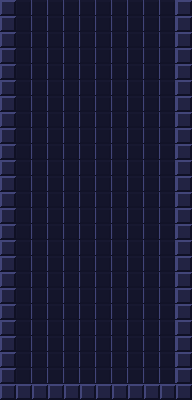

A level layout from a 2D game, rendered from its tile map. Below: a short description, then the map file with its tile-grid data intact:
An orthogonal 12x25 tile map with 16x16 px tiles, 1 tile layer (Tile Layer 1).

<map version="1.2" tiledversion="1.3.2" orientation="orthogonal" renderorder="right-down" compressionlevel="-1" width="12" height="25" tilewidth="16" tileheight="16" infinite="0" nextlayerid="2" nextobjectid="1">
 <tileset firstgid="1" source="board.tsx" />
 <layer id="1" name="Tile Layer 1" width="12" height="25">
  <data encoding="csv">
1,2,2,2,2,2,2,2,2,2,2,1,
1,2,2,2,2,2,2,2,2,2,2,1,
1,2,2,2,2,2,2,2,2,2,2,1,
1,2,2,2,2,2,2,2,2,2,2,1,
1,2,2,2,2,2,2,2,2,2,2,1,
1,2,2,2,2,2,2,2,2,2,2,1,
1,2,2,2,2,2,2,2,2,2,2,1,
1,2,2,2,2,2,2,2,2,2,2,1,
1,2,2,2,2,2,2,2,2,2,2,1,
1,2,2,2,2,2,2,2,2,2,2,1,
1,2,2,2,2,2,2,2,2,2,2,1,
1,2,2,2,2,2,2,2,2,2,2,1,
1,2,2,2,2,2,2,2,2,2,2,1,
1,2,2,2,2,2,2,2,2,2,2,1,
1,2,2,2,2,2,2,2,2,2,2,1,
1,2,2,2,2,2,2,2,2,2,2,1,
1,2,2,2,2,2,2,2,2,2,2,1,
1,2,2,2,2,2,2,2,2,2,2,1,
1,2,2,2,2,2,2,2,2,2,2,1,
1,2,2,2,2,2,2,2,2,2,2,1,
1,2,2,2,2,2,2,2,2,2,2,1,
1,2,2,2,2,2,2,2,2,2,2,1,
1,2,2,2,2,2,2,2,2,2,2,1,
1,2,2,2,2,2,2,2,2,2,2,1,
1,1,1,1,1,1,1,1,1,1,1,1
</data>
 </layer>
</map>
